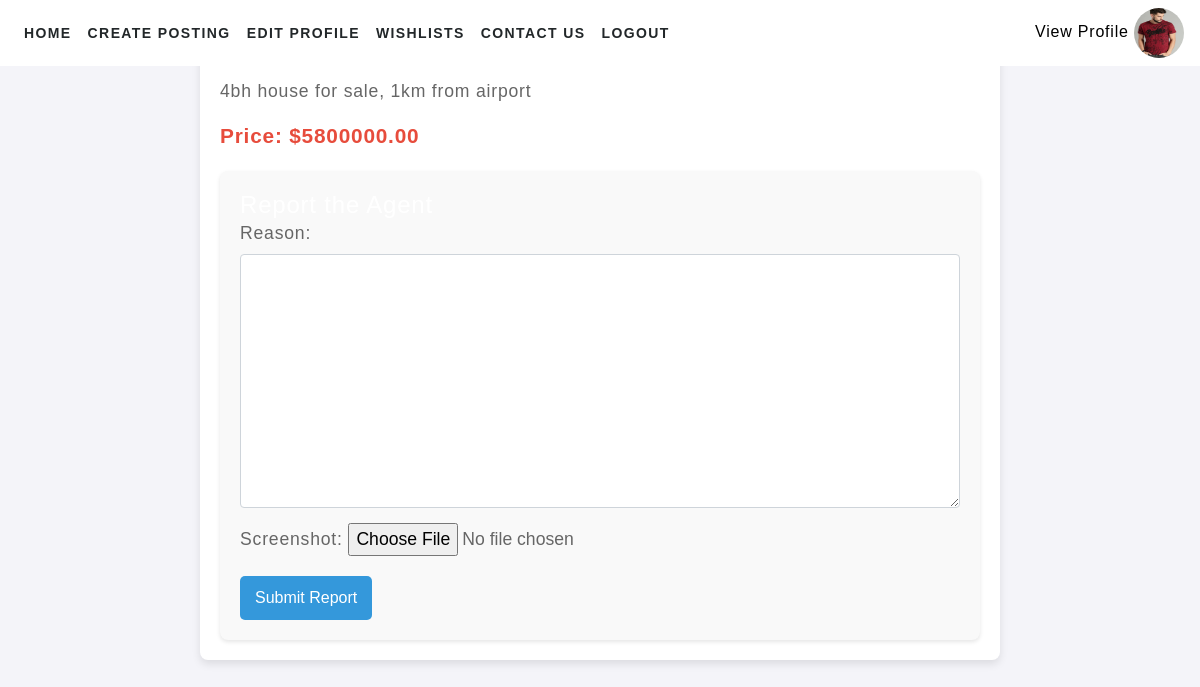
Page /userpanel/property_detail/11/ (signed in) on the committed database.
### adminpanel/models.py (models this page shows, shortened)
class Profile(models.Model):
    user=models.OneToOneField(User, on_delete=models.CASCADE)
    profile_image=models.ImageField(upload_to='profile_image/',default='profile_image/profile.png')
    user_bio=models.TextField(blank=True)
    phone=models.CharField(max_length=20)

class Property(models.Model):
    status_choices=[
        ('rent','Rent',),
        ('sale','Sale')
    ]
    property_status=[
        ('available','Available',),
        ('notavailable' ,'Not available'),
        ('sold','Sold')
    ]
    title=models.CharField(max_length=200)
    description=models.TextField()
    location=models.CharField(max_length=255)
    google = models.TextField()
    price=models.DecimalField(max_digits=10, decimal_places=2)
    property_type=models.CharField(max_length=20,choices=status_choices)
    status=models.CharField(max_length=15,choices=property_status,default='notavailable')
    images=models.ImageField(upload_to='property_images/')
    posted_by=models.ForeignKey(User,on_delete=models.CASCADE)
    created_at=models.DateTimeField(auto_now_add=True)
    updated_at=models.DateTimeField(auto_now=True)

### userpanel/views.py (the view, shortened to what this page needs)
# urls.py: path('property_detail/<int:property_id>/',property_detail,name='property_detail'),
@login_required
def property_detail(request, property_id):
    property = get_object_or_404(Property, id=property_id)
    profile = None
    if request.user.is_authenticated:
        profile = Profile.objects.filter(user=request.user).first()
    report_form = ReportForm()
    context = {
        'property': property,
        'report_form': report_form,
        'profile': profile,
    }
    return render(request, 'userpanel/property_detail.html', context)  # Always return HttpResponse

### userpanel/forms.py
class ReportForm(forms.ModelForm):
    class Meta:
        model = Report
        fields = ['reason', 'screenshot']  # Add other fields if necessary
        widgets = {
            'reason': forms.Textarea(attrs={'class': 'form-control'}),
        }

### userpanel/templates/userpanel/property_detail.html (shortened to what this page needs)
{% extends 'userpanel/userbase.html' %}
{% block content %}
{% load static %}
<div class="container">
    <h1>{{ property.title }}</h1>
    <p>{{ property.description }}</p>
    <p class="price">Price: ${{ property.price }}</p>
    {% if user.is_authenticated %}
        <div class="report-form">
            <h4>Report the Agent</h4>
            <form method="post" enctype="multipart/form-data">
                {{ report_form.as_p }}
                <button type="submit">Submit Report</button>
            </form>
        </div>
    {% else %}
        <p>You need to <a href="{% url 'login' %}" class="login-link">login</a> to report this agent.</p>
    {% endif %}
</div>
{% endblock %}

### userpanel/templates/userpanel/userbase.html (shortened to what this page needs)
{% load static %}
<!doctype html>
<html lang="en">
<head>
  <link rel="stylesheet" href="https://stackpath.bootstrapcdn.com/bootstrap/4.3.1/css/bootstrap.min.css"
>
  <link rel="stylesheet" href="{% static 'assets/css/style.css' %}">
  <link href="https://unpkg.com/ionicons@4.5.5/dist/css/ionicons.min.css" rel="stylesheet">
</head>
<body>
  <nav class="navbar navbar-expand-lg fixed-top">
    <div class="collapse navbar-collapse" id="navbarSupportedContent">
      <ul class="navbar-nav mr-auto">
        {% if user.is_staff %}
        <li class="nav-item {% if request.resolver_match.url_name == 'userhome' %}active{% endif %}">
          <a class="nav-link" href="{% url 'adminpanel:adminhome' %}">Home</a>
        </li>
        {% else %}
        <li class="nav-item {% if request.resolver_match.url_name == 'userhome' %}active{% endif %}">
          <a class="nav-link" href="{% url 'userpanel:userhome' %}">Home</a>
        </li>
        {% endif %}
        <li class="nav-item">
          <a class="nav-link" href="{% url 'userpanel:payment_methods' %}">Create Posting</a>
        </li>
        {% if profile %}
        <li class="nav-item">
          <a class="nav-link" href="{% url 'userpanel:userprofile' user.id %}">Edit Profile</a>
        </li>
        {% else %}
        <li class="nav-item">
          <a class="nav-link" href="{% url 'userpanel:userprofile' user.id %}">Create Profile</a>
        </li>
        {% endif %}
        <li class="nav-item">
          <a class="nav-link" href="{% url 'userpanel:view_wishlist' %}">Wishlists</a>
        </li>
        <li class="nav-item">
          <a class="nav-link" href="https://wa.me/918138875720">Contact Us</a>
        </li>
        <li class="nav-item">
          <a class="nav-link" href="{% url 'userpanel:userlogout' %}">Logout</a>
        </li>
      </ul>
      <div class="avatar-sm">
        <a href="{% url 'userpanel:viewprofile' user.id %}" style="color: black;">View Profile</a>
        <img
          src="{{ profile.profile_image.url }}"
          alt="..."
          class="avatar-img rounded-circle"
          style="width: 50px; height: 50px;"
        />
</nav>
  {% block content %}{% endblock %}
</body>
</html>

### static/assets/css/style.css (style rules this page uses)
html { scroll-behavior: smooth; }
body { font-family: 'Titillium Web', sans-serif; font-size: 16px; font-weight: 400; letter-spacing: .05em; background-color: #ffffff; color: #ffffff; }
h1, h2, h3, h4, h5, h6 { font-weight: 200; margin-bottom: 0px; }
a { color: #ffffff; }
.navbar { background-color: #ffffff; z-index: 9999; }
.nav-link { font-size: 14px; font-weight: 600; color: #222729; letter-spacing: .1em; text-transform: uppercase; }

### userpanel/templates/userpanel/property_detail.html (style rules this page uses)
body { font-family: Arial, sans-serif; background-color: #f4f4f9; margin: 0; padding: 0; }
.container { max-width: 800px; margin: 0 auto; padding: 20px; background-color: #ffffff; box-shadow: 0 4px 8px rgba(0, 0, 0, 0.1); border-radius: 8px; }
h1 { color: #333; font-size: 2em; margin-bottom: 20px; }
p { color: #666; font-size: 1.1em; margin-bottom: 15px; }
.price { font-weight: bold; color: #e74c3c; font-size: 1.3em; }
.report-form { margin-top: 20px; background-color: #f9f9f9; padding: 20px; border-radius: 8px; box-shadow: 0 2px 4px rgba(0, 0, 0, 0.1); }
.report-form button { background-color: #3498db; color: #fff; border: none; padding: 10px 15px; font-size: 1em; cursor: pointer; border-radius: 5px; transition: background-color 0.3s ease; }

### rows in the picture
Profile: profile_image (picture)
Property: description "4bh house for sale, 1km from airport", price "5800000.00"
